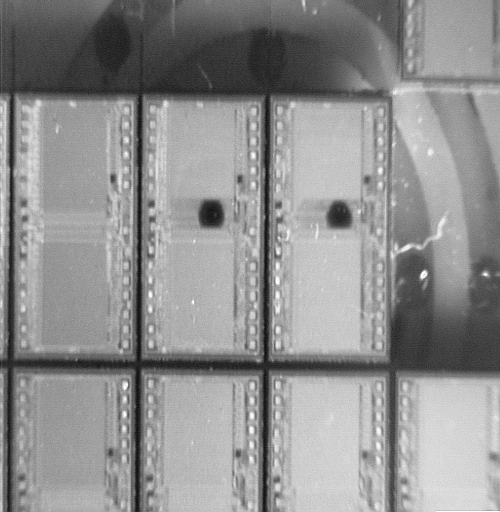
#> input picture Template-Matching/Die2.tif, 500 x 512 px
$ python mat.py
#> lines starting #> are read from the running program, lines starting #| are printed output that depends on the picture
"""
Template-Matching
"""
import numpy as np
import matplotlib.pyplot as plt
import matplotlib
import math
from skimage import feature
from shapely.geometry import polygon
import time
# [4 lines of commented-out code are left out]

def match_template(image, template):
    height, width = template.shape[:2]
    corrMap = np.zeros((image.shape[0] - height + 1, image.shape[1] - width + 1))
    temp_modified = np.subtract(template,np.mean(template))
    print(corrMap.shape)
    for i in range(image.shape[0] - height):
        for j in range(image.shape[1] - width):
            window = image[i : i + height, j : j + width]
            window_modified = np.subtract(window,np.mean(window))
            imgMul = np.multiply(window_modified,temp_modified)
            imgSum = imgMul.sum()
            imgDiv = np.divide(imgSum,(math.pow(np.sum(np.square(window_modified)), 0.01)*math.pow(np.sum(np.square(temp_modified)),0.01)))
            corrMap[i][j] = imgDiv
    return corrMap

def compute_IoU(detect1, detect2):
    """
    計算IoU, Returns - float: between 0 and 1
    """
    if not (detect1.overlaps(detect2) or
            detect1.contains(detect2) or
            detect2.contains(detect1)):
        return 0

    return detect1.intersection_over_union(detect2)

def findMaximas(corrMap, scoreThreshold=0.6, singleMatch=False):
    """
    找出圖中跟template最符合的位置
    """
    if corrMap.shape == (1, 1):  # Template size
        listPeaks = np.array([[0.0, 0.0]]) if corrMap[0.0, 0.0] >= scoreThreshold else []

    else:  # Correlation map is a 1D or 2D array
        nPeaks = 1 if singleMatch else float("inf")  # global maxima detection if singleMatch

        # local maxima detection
        listPeaks = feature.peak_local_max(corrMap, threshold_abs=scoreThreshold,
                                           exclude_border=False, num_peaks=nPeaks).tolist()
    return listPeaks

def findMatches(image, listTemplates, listLabels=None, scoreThreshold=0.5,
                singleMatch=False, searchBox=None):
    """
    找出所有符合template的BBox, Returns - List of BoundingBoxes
    """
    # Crop image to search region if provided
    if searchBox is not None:
        xOffset, yOffset, searchWidth, searchHeight = searchBox
        image = image[yOffset:yOffset+searchHeight,
                      xOffset:xOffset+searchWidth]
    else:
        xOffset = yOffset = 0

    listHit = []
    for index, template in enumerate(listTemplates):
        # with Pool() as pool:
        corrMap = match_template(image, template)
            # [8 lines of commented-out code are left out]
        listPeaks = findMaximas(corrMap, scoreThreshold, singleMatch)
        height, width = template.shape[0:2]  # RGB
        label = listLabels[index] if listLabels else ""
        for peak in listPeaks:
            score = corrMap[tuple(peak)]

            # bounding-box dimensions
            xy = np.array(peak[::-1]) + (xOffset, yOffset)
            bbox = tuple(xy) + (width, height)
            hit = BoundingBox(bbox, score, index, label)
            listHit.append(hit)
    return listHit

getScore = lambda detection: detection.get_score()

def runNMS(listDetects, maxOverlap=0.5, nObjects=float("inf"), sortDescending=True):
    """
    選出最符合的BBox, 用到IOU, Returns - List of best detections after NMS
    """
    if len(listDetects)<=1:
        # 0 or 1 single hit passed to the function
        return listDetections

    # Sort score to have best predictions
    listDetects.sort(reverse=sortDescending, key=getScore)
    listDetects_final  = listDetects[0:1]
    listDetects_test   = listDetects[1:]

    # Loop to compute overlap
    for testDetects in listDetects_test:
        # stop if we collected nObjects
        if len(listDetects_final) == nObjects:
            break

        # Loop over confirmed hits to compute successively overlap with testHit
        for finalDetection in listDetects_final:
            IoU = compute_IoU(testDetects, finalDetection)

            # Initialise the boolean value to true before test of overlap
            keepHit = True

            if IoU > maxOverlap:
                keepHit = False
                break
            else:
                # no overlap
                continue

        # Keep detection if tested against all final detections (for loop is over)
        if keepHit:
            listDetects_final.append(testDetects)
    return listDetects_final

def drawPlot(image, listDetects, showScore=False):
    """
    Plot大小跟原圖一樣
    """
    dpi = matplotlib.rcParams['figure.dpi']
    height, width = image.shape
    figsize = width / float(dpi), height / float(dpi)
    fig = plt.figure(figsize=figsize)
    ax = fig.add_axes([0, 0, 1, 1])
    ax.axis('off')
    ax.imshow(image, cmap="gray")

    for detection in listDetects:
        ax.plot(*detection.get_lists_xy(),
                 linewidth=1,
                 color='green')

        if showScore:
            (x, y, width, height) = detection.get_xywh()

            ax.text(x+(width/2), y+height,
                     'X:{:.2f} '.format(x+(width/2)) + "\n"
                     + 'Y:{:.2f} '.format(y+(height/2)) + "\n"
                     + 'Score:{:.2f} '.format(detection.get_score()),
                     horizontalalignment='left',
                     verticalalignment='bottom',
                     fontsize=8, color='red')

class BoundingBox:

    def __init__(self, bbox, score, templateIndex=0, label=""):
        x, y, width, height = bbox
        self.polygon = polygon.Polygon( [(x, y), (x+width-1, y), (x+width-1, y+height-1), (x, y+height-1)] )
        self.xywh = bbox
        self.score = score
        self.templateIndex = templateIndex
        self.label = label

    def get_label(self):
        return self.label

    def get_score(self):
        return self.score

    def get_template_index(self):
        return self.templateIndex

    def get_xywh(self):
        # bounding-box dimensions
        return self.xywh

    def intersection_area(self, bbox):
        # interesection area between this bounding-box and another detectiondocu
        return self.polygon.intersection(bbox.polygon).area

    def union_area(self, bbox):
        # union area between this bounding-box and another detection
        return self.polygon.union(bbox.polygon).area

    def intersection_over_union(self, bbox):
        # 1 is the shape fully overlap, 0 if they dont overlap.
        return self.intersection_area(bbox)/self.union_area(bbox)

    def get_lists_xy(self):
        return self.polygon.exterior.xy

    def contains(self, bbox):
        return self.polygon.contains(bbox.polygon)

    def overlaps(self, bbox):
        return self.polygon.overlaps(bbox.polygon)

start_time = time.time()
image =  plt.imread("Die2.tif")
#> image is the input picture: shape (512, 500); min 10, max 255, mean 143.3
template =  plt.imread('Die-Template.tif')
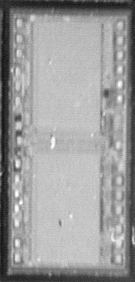
#> input picture Template-Matching/Die-Template.tif, 135 x 282 px
#> template is the input picture: shape (282, 135); min 15, max 255, mean 155.3

listTemplate = [template]
listHit  = findMatches(image, listTemplate, listLabels=None, scoreThreshold=0.5, singleMatch=False, searchBox=None)
#> the loop in findMatches, `for index, template in enumerate(listTemplates):` made 1 pass
#> nPeaks in findMaximas on pass 1: inf
#| (231, 366)
#> pass 1, in findMatches, `corrMap = match_template(image, template)`:
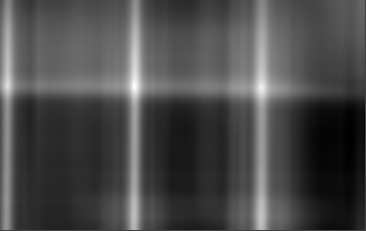
#> corrMap: shape (231, 366) float64; min -19450742.9, max 56350377.8, mean 2994007.1; drawn with min black and max white
#> after the loop in findMatches, `for index, template in enumerate(listTemplates):`: listHit = 56 items
#> listHit = 56 items
listDetections = runNMS(listHit, maxOverlap=0.25, nObjects=float("inf"))
#> in runNMS, `listDetects_final  = listDetects[0:1]`: listDetects_final = 1 item
#> in runNMS, `listDetects_test   = listDetects[1:]`: listDetects_test = 55 items
#> the loop in runNMS, `for testDetects in listDetects_test:` made 55 passes
#> after the loop in runNMS, `for testDetects in listDetects_test:`: listDetects_final = 4 items
#> listDetections = 4 items
drawPlot(image, listDetections, showScore=True)
#> the loop in drawPlot, `for detection in listDetects:` made 4 passes
#> (x, y) on passes 1 to 4: (134, 86), (261, 87), (7, 85), (361, 0)
#> `# print('total time (s)= ' + str(end-start))`:
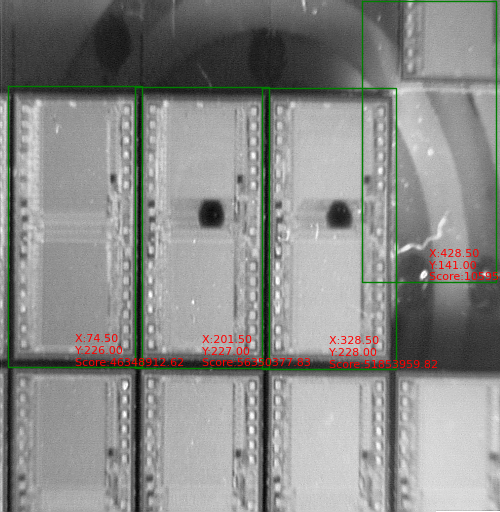
#> figure drawn by matplotlib, 1 panel
print('elapsed time ', time.time()-start_time)

# [20 lines of commented-out code are left out]
